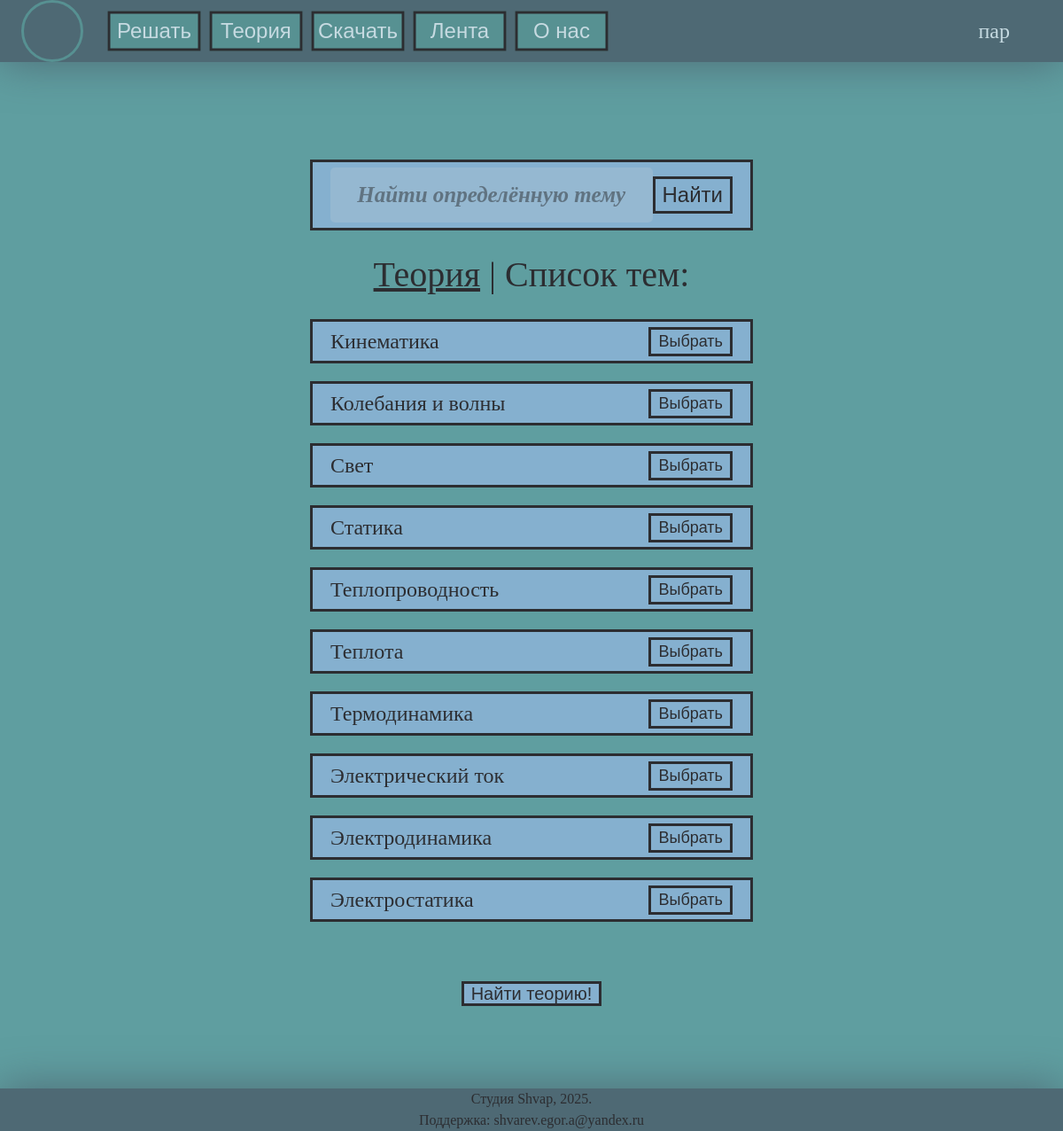
The page /Theory (signed in) on the database its author committed.
### DatabasesScript.py (models this page shows)
class Theory(Base):
    __tablename__ = 'Theory'
    TheoryID = Column(Integer, primary_key=True)
    Name = Column(Text, nullable= False)
    Description = Column(Text, nullable=True)
    Image = Column(Text, nullable=False)

### MainScript.py (the view)
@app.route('/Theory', methods = ['POST', 'GET'])
def TheoryPage():
    sortedTheory = []
    theory = TheoryData()
    for i in theory:
        t_lis = []
        t_lis.append(i.TheoryID)
        t_lis.append(i.Name)
        t_lis.append(i.Description)
        t_lis.append(i.Image)
        sortedTheory.append(t_lis)
    unsortedTheory = sortedTheory
    sortedTheory = sorted(sortedTheory, key = lambda x: x[1])
    if request.method == 'POST':
        answer = request.form.get('theory_btn')
        if answer:
            return render_template('TheoryResult.html', themes_list=unsortedTheory, theme_id=(int(answer)-1), username= session['username'])
        else:
            return render_template('Theory.html', themes_list = sortedTheory, message = 'Выберите одну из тем!', username= session['username'])
    elif request.method == 'GET':
        return render_template('Theory.html', themes_list = sortedTheory, message = '', username= session['username'])

### MainScript.py (called while the page is built)
def TheoryData():
    Data = db_session.query(Theory).order_by(Theory.TheoryID).all()
    return Data

### templates/Theory.html (shortened to what this page needs)
{% extends "Base.html" %}
{% block body %}
<form action="/Theory" method="post">
<div class = 'fullscreen-div BigPageText'> <div class = 'CenterText'>
    <div class = 'TheoryBtn SimpleHContentContainer'>
    <input id = 'linesearch' class="textbox search" type="text" name="themesearch" placeholder="Найти определённую тему" ><br>
    <button id = 'textsearch' class="SimpleBtn InputStyle" type="button"; name = 'popbtn'></button> <label class = 'MainLabel' style = 'font-size: 24px' for ='textsearch'>Найти</label>
    </div>
    <h1 class = 'SimpleText'> <u> Теория</u> | Список тем: </h1>
    {% for theory in themes_list %}
        <div class = 'TheoryBtn'>
            <h1 class = 'SimpleText BoxLbl'> {{theory[1]}} </h1>
            <label class = 'MainLabel' style = 'font-size: 18px' for ="{{theory[0]}}">Выбрать</label>
        </div>
    {% endfor %}
    <br><br><br><br><br><br><br><br><br>
</div> </div>
<div class = 'BottomCenter'><input id = 'SubmitBtn' class = 'SimpleBtn' type="submit" value="Submit"> <label class = 'MainLabel' style = 'font-size: 20px'  for ='SubmitBtn'>Найти теорию!</label></div>
</form>
{% endblock %}

### templates/Base.html (shortened to what this page needs)
<DOCTYPE html>
<html lang = 'ru'>
    <head>
        <link rel="stylesheet" href="{{ url_for('static', filename='Main.css') }}">
        <link rel="stylesheet" href="{{ url_for('static', filename='MainClasses.css') }}">
        <link rel="stylesheet" href="{{ url_for('static', filename='CustomClasses.css') }}">
        <script src="https://cdn.jsdelivr.net/npm/@tailwindcss/browser@4"></script>
    </head>
    <body style = 'background-color: #5F9EA0'>
    <header style = 'z-index: 1000'>
        <div>
            <h3>
                <div style="margin-left: 2%; display: flex; align-items: center">
                    <button class="ImageButton" type="button"; name = 'popbtn'> </button>
                    <button id = 'Solve' class="HeaderButton" type="button"; name = 'popbtn'>Решать</button>
                    <button id = 'TheoryBtn' class="HeaderButton" type="button"; name = 'popbtn'>Теория</button>
                    <button id = 'Download' class="HeaderButton" type="button"; name = 'popbtn'>Скачать</button>
                    <button id = 'News' class="HeaderButton" type="button"; name = 'popbtn'>Лента</button>
                    <button id = 'AboutUs' class="HeaderButton" type="button"; name = 'popbtn'>О нас</button>
                    {% if username == '' %}
                        <div style = 'position: fixed; right: 5%'>
                            <button id = 'Register' class="HeaderButton Regg" type="button"; name = 'popbtn'>Регистрация</button>
                            <button id = 'Enter' class="HeaderButton" type="button"; name = 'popbtn'>Вход</button>
                        </div>
                    {% else %}
                        <div style = 'position: fixed; right: 5%'>
                            <a href = '/Account' class = 'SimpleText White BigSize'> {{ username }} </a>
                        </div>
                    {% endif %}
                </div>
            </h3>
        </div>
    </header>
    {% block body %} {% endblock %}
    <footer style = 'z-index: 1000'>
        <div class="CenterText">
            <div style="display: inline-block;"><h3 style="color: #2C2D31;">Студия Shvap, 2025.</h3><h3 style="color: #2C2D31;">Поддержка: shvarev.egor.a@yandex.ru</h3></div>
        </div>
    </footer>
    </body>
</html>

### static/Main.css (style rules this page uses)
footer { box-shadow: #4E6974 0px 0px 50px; position: fixed; left: 0; bottom: 0; background-color: #4E6974; width: 100%; }
header { box-shadow: #4E6974 0px 0px 50px; position: fixed; left: 0; top: 0; width: 100%; background-color: #4E6974; }

### static/MainClasses.css (style rules this page uses)
h1 { font-size: 40px; font-family: 'Jost'; }
h3 { font-family: 'Jost Light'; }
input[type="text"], input[type="password"], input[type="email"] { width: 90%; padding: 12px; margin: 5px 0; border: none; border-radius: 5px; text-align: center; font-family: 'Jost'; font-weight: bold; font-style: oblique; font-size: 25px; }

### static/CustomClasses.css (style rules this page uses)
.CenterText { text-align: center; }
.BottomCenter { width:100%; justify-content: center; text-align:center; position: fixed; bottom: 140px; }
.HeaderButton { cursor: pointer; color: #C6DAE1; text-align: center; height: 30px; width: 70px; border: 2px solid #2C2D31; margin-left: 45px; transition: all .2s; scale: 1.5; font-family: 'Jost', Tahoma, Verdana, sans-serif; background-color: #579192; }
.ImageButton { cursor: pointer; transition: all .1s; width: 70px; height: 70px; border: 3px solid #579192; border-radius: 100px; background-image: url('https://i.postimg.cc/T2gMCTqQ/Solve-Phesics.png'); background-size: cover; }
.fullscreen-div { position: absolute; width: 100vw; top: 0; left: 0; }
.SimpleText { color: #2C2D31 }
.SimpleText.BigSize { font-size: 24px; }
.SimpleText.White { color: #C6DAE1 }
.SimpleText.BoxLbl { font-size: 24px; }
.TheoryBtn { width: 500px; height: 50px; border: 3px solid #2C2D31; text-align: center; display: flex; justify-content: space-between; align-items: center; padding-left: 20px; padding-right: 20px; background-color: #85b0cf; margin:20px }
.TheoryBtn.SimpleHContentContainer { height: 80px; border: 3px solid #2C2D31; }
.textbox { background-color: #95b8d1; color: #2C2D31; }
.textbox.search { width: 400px }
.fullscreen-div.BigPageText { display: flex; justify-content: center; margin-top: 160px; width: 100% }
.MainLabel { background-color: #85b0cf; transition: all .2s; text-decoration: none; padding-left: 8px; padding-right: 8px; border: 3px solid #2C2D31; cursor: pointer; font-family: 'Jost', Tahoma, Verdana, sans-serif; font-size: 25px; color: #2C2D31 }

### rows shown on the page
Theory: Name "Кинематика"
Theory: Name "Колебания и волны"
Theory: Name "Свет"
Theory: Name "Статика"
Theory: Name "Теплопроводность"
Theory: Name "Теплота"
Theory: Name "Термодинамика"
Theory: Name "Электрический ток"
Theory: Name "Электродинамика"
Theory: Name "Электростатика"

### other values the page prints
{{ username }} "пар"
